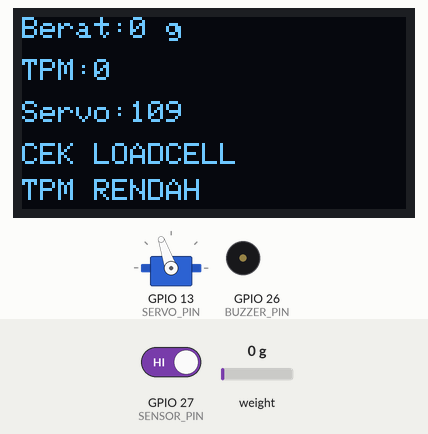
Bench run of a sketch on a simulated ESP32. Parts: 128×64 one-colour display, servo, buzzer (waves = sounding, pin HIGH). The test bench sets the inputs (shaded band); at power-on: weight on the scale 0 g, GPIO 27 (SENSOR_PIN) HIGH. What the sketch prints to the serial monitor is not drawn.

Above: at 6.1 s.
6.2 s: weight on the scale set to 80 g
At 8.1 s:
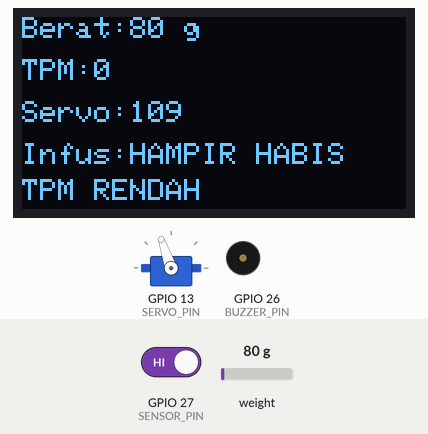
12.4 s: weight on the scale set to 86 g
At 14.8 s:
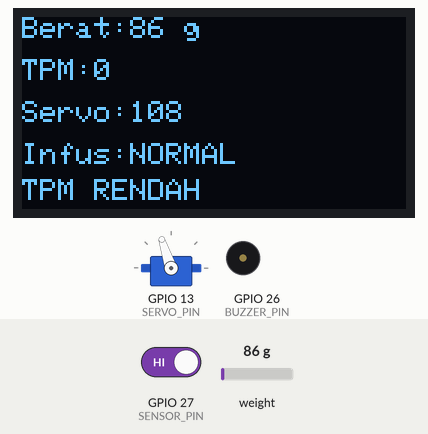
15.9 s: GPIO 27 (SENSOR_PIN) driven LOW
At 20.0 s:
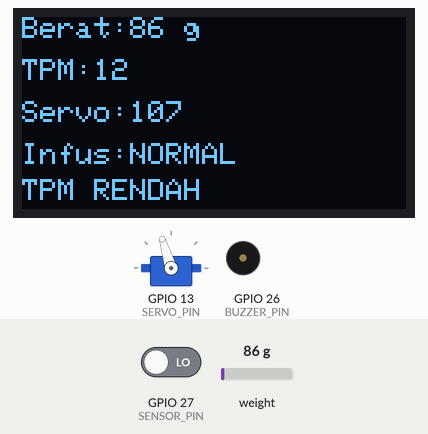
20.4 s: weight on the scale set to 100 g
At 21.5 s:
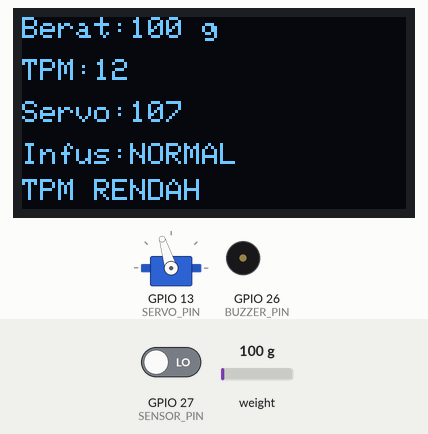
Timing chart, 0 to 73.8 s (numbered marks = the images above; inputs shaded):
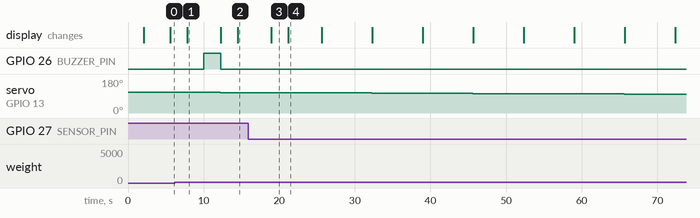

Measured:
- the behaviour switches between 80 and 81 g on weight on the scale (found by bisection; images 1 and 2)
- after the input at 6.2 s, GPIO 26 (BUZZER_PIN): LOW → HIGH after 3.8 s, → LOW 2.2 s later; the display: changes after 1.6 s (image 1)
- after the input at 12.4 s, the display: changes after 2.1 s (image 2)
- after the input at 15.9 s, the display: changes after 3.0 s (image 3)

The sketch:

fix1.ino
```cpp
#include <Wire.h>
#include <Adafruit_GFX.h>
#include <Adafruit_SSD1306.h>
#include <HX711.h>
#include <ESP32Servo.h>

// ================= OLED =================
#define SCREEN_WIDTH 128
#define SCREEN_HEIGHT 64

Adafruit_SSD1306 display(
  SCREEN_WIDTH,
  SCREEN_HEIGHT,
  &Wire,
  -1
);

// ================= HX711 =================
#define DT 16
#define SCK 17

HX711 scale;

float calibration_factor = -1063.0;

// ================= SERVO =================
#define SERVO_PIN 13

Servo servoInfus;

int sudutServo = 110;

// ================= SENSOR TETES =================
#define SENSOR_PIN 27

long jumlahTetes = 0;
int lastState;

// debounce sensor tetes
unsigned long lastDropTime = 0;

// ================= BUZZER =================
#define BUZZER_PIN 26

// ================= PARAMETER =================
const int TARGET_TPM = 20;
const int TPM_MIN = 18;
const int TPM_MAX = 22;

const float BATAS_INFUS_HABIS = 80.0;

// ================= VARIABEL =================
int TPM = 0;
unsigned long lastHitung = 0;

// =================================================

void setup()
{
  Serial.begin(115200);

  Wire.begin(21,22);

  // OLED
  if(display.begin(SSD1306_SWITCHCAPVCC, 0x3C))
  {
    Serial.println("OLED OK");
  }

  // HX711
  scale.begin(DT,SCK);

  delay(1000);

  if(scale.is_ready())
  {
    scale.tare();
    scale.set_scale(calibration_factor);

    Serial.println("HX711 OK");
  }

  // Servo
  servoInfus.attach(SERVO_PIN);
  servoInfus.write(sudutServo);

  // Sensor tetes
  pinMode(SENSOR_PIN, INPUT_PULLUP);

  lastState = digitalRead(SENSOR_PIN);

  // Buzzer
  pinMode(BUZZER_PIN, OUTPUT);
  digitalWrite(BUZZER_PIN, LOW);

  display.clearDisplay();
  display.setTextSize(1);
  display.setTextColor(SSD1306_WHITE);

  display.setCursor(10,20);
  display.println("SMART INFUS");

  display.display();

  delay(1500);
}

// =================================================

void loop()
{
  // ======================
  // BACA BERAT
  // ======================

  float berat = 0;
if(scale.is_ready())
{
  berat = scale.get_units(20);

  if(berat < 0)
  {
    berat = -berat;
  }

  if(abs(berat) < 1)
  {
    berat = 0;
  }
}

  // ======================
  // HITUNG TETESAN
  // ======================

  int state = digitalRead(SENSOR_PIN);

if(lastState == HIGH && state == LOW)
{
  if(millis() - lastDropTime > 150)
  {
    jumlahTetes++;

    Serial.print("DROP : ");
    Serial.println(jumlahTetes);

    lastDropTime = millis();
  }
}

lastState = state;
  // ======================
  // HITUNG TPM
  // ======================

  if(millis() - lastHitung >= 5000)
  {
    TPM = jumlahTetes * 12;

    jumlahTetes = 0;

    // ======================
    // AUTO SERVO
    // ======================

    if(TPM > TPM_MAX)
    {
      sudutServo++;
    }
    else if(TPM < TPM_MIN)
    {
      sudutServo--;
    }

    sudutServo = constrain(
      sudutServo,
      90,
      130
    );

    servoInfus.write(sudutServo);

    lastHitung = millis();

    Serial.println("================");
    Serial.print("BERAT : ");
    Serial.println(berat);

    Serial.print("TPM : ");
    Serial.println(TPM);

    Serial.print("SERVO : ");
    Serial.println(sudutServo);
  }

// ======================
// BUZZER ALARM INFUS
// ======================

if (berat > BATAS_INFUS_HABIS)
{
  digitalWrite(BUZZER_PIN, LOW);
}
else if (berat > 0)
{
  unsigned long pola = millis() % 500;

  if (
      (pola >= 0   && pola < 30) ||
      (pola >= 100 && pola < 130) ||
      (pola >= 200 && pola < 230)
     )
  {
    digitalWrite(BUZZER_PIN, HIGH);
  }
  else
  {
    digitalWrite(BUZZER_PIN, LOW);
  }
}
else
{
  digitalWrite(BUZZER_PIN, LOW);
}
  // ======================
  // OLED
  // ======================

  display.clearDisplay();

  display.setTextSize(1);
  display.setTextColor(
    SSD1306_WHITE
  );

  display.setCursor(0,0);
  display.print("Berat:");
  display.print(berat,0);
  display.print(" g");

  display.setCursor(0,14);
  display.print("TPM:");
  display.print(TPM);

  display.setCursor(0,28);
  display.print("Servo:");
  display.print(sudutServo);

  display.setCursor(0,42);

  if(berat > BATAS_INFUS_HABIS)
  {
    display.print("Infus:NORMAL");
  }
  else if(berat > 0)
  {
    display.print("Infus:HAMPIR HABIS");
  }
  else
  {
    display.print("CEK LOADCELL");
  }

  display.setCursor(0,54);

  if(TPM >= TPM_MIN &&
     TPM <= TPM_MAX)
  {
    display.print("TPM STABIL");
  }
  else if(TPM < TPM_MIN)
  {
    display.print("TPM RENDAH");
  }
  else
  {
    display.print("TPM TINGGI");
  }

  display.display();

  delay(200);
}
```
